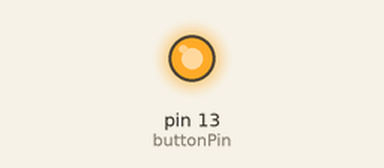
Simulated run of this sketch. Board: Arduino Nano, built with avr-gcc and run on an emulated ATmega328P. Shown: output pins drawn as LEDs (lit = HIGH).

Above: at 0.1 s.
Timing chart, 0 to 1.6 s (numbered marks = the images above):
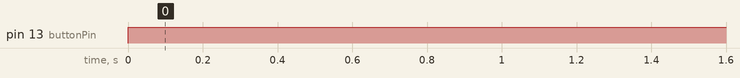

Measured:
- by itself, pin 13 (buttonPin): LOW → HIGH at 0.00 s

The sketch:

Blink.ino
```cpp
// Arduino Nano 33 BLE
// Push Button Toggle LED

const int buttonPin = 13;          // Push button pin
const int ledPin = LED_BUILTIN;    // Built-in LED

bool ledState = LOW;               // LED is OFF initially

void setup() {
  pinMode(buttonPin, INPUT_PULLUP);
  pinMode(ledPin, OUTPUT);

  digitalWrite(ledPin, ledState);  // Keep LED OFF at start
}

void loop() {

  // Check if button is pressed
  if (digitalRead(buttonPin) == LOW) {

    ledState = !ledState;          // Change LED state
    digitalWrite(ledPin, ledState);

    delay(500);                    // Prevent multiple detections

    // Wait until button is released
    while (digitalRead(buttonPin) == LOW);
  }

}
```
